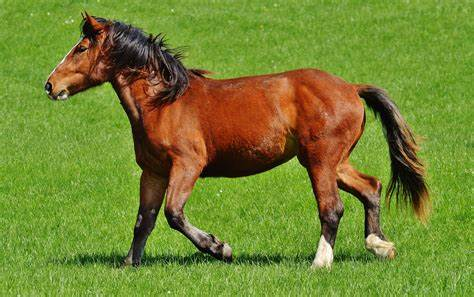
#> input picture openCVCourseEnglish/picture/horse.jpeg, 474 x 297 px
$ jupyter execute chapterTHREE.ipynb
#> lines starting #> are read from the running program, lines starting #| are printed output that depends on the picture
# Chapter Three :

-`OPENCV CONVENTION`
-`Shape and resize an image`
-`corped and image`

# how we measure height, weight of an image:

- ডান দিকে X axis
- নিচের দিকে Y axis
- Max(height(480)and width(640) of the image) bottom left corner

[cell 1]
import cv2 as cv

[cell 2]
# shape and resize of an image

img = cv.imread('./picture/horse.jpeg')
#> img is the input picture: shape (297, 474, 3); mean B, G, R 49, 131.9, 116.8
print(img.shape) # output: height,width and number of channel
#| (297, 474, 3)
img = cv.resize(img,(620,480)) # new_shpae = (width,height)
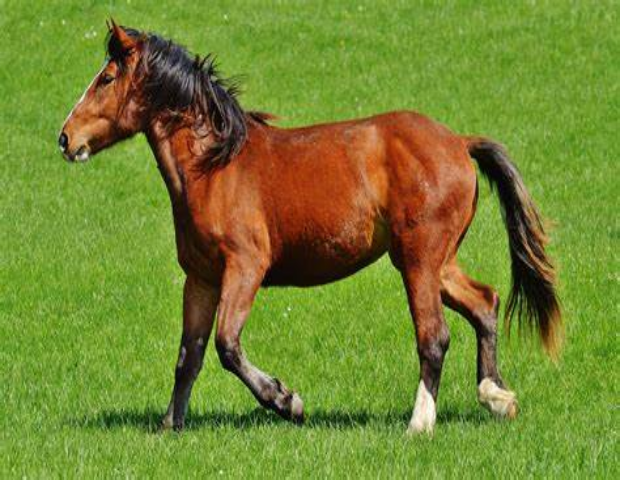
#> img: shape (480, 620, 3); mean B, G, R 48.8, 131.8, 116.7
print(img.shape)
#| (480, 620, 3)

[cell 3]
# in openCV (width,height) but in matrix first(height,width) we see that also above:

img = cv.imread('./picture/horse.jpeg')

imgCropped  = img[0:200,0:400]
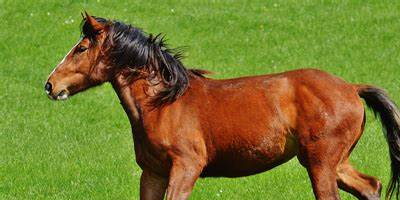
#> imgCropped: shape (200, 400, 3); mean B, G, R 45.9, 120.4, 120.4

cv.imshow("Orginal_Image",img)
cv.imshow("CroppedImage",imgCropped)

if cv.waitKey(0) == ord('q'):
#> (key q is pressed here)
    cv.destroyAllWindows()
